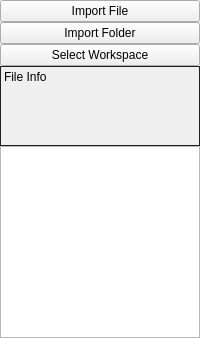
           <widget class="QFrame" name="left_pannel">
            <property name="sizePolicy">
             <sizepolicy hsizetype="Maximum" vsizetype="Preferred">
              <horstretch>0</horstretch>
              <verstretch>0</verstretch>
             </sizepolicy>
            </property>
            <property name="minimumSize">
             <size>
              <width>200</width>
              <height>0</height>
             </size>
            </property>
            <property name="maximumSize">
             <size>
              <width>200</width>
              <height>16777215</height>
             </size>
            </property>
            <layout class="QVBoxLayout" name="pannel_left_layout">
             <property name="spacing">
              <number>0</number>
             </property>
             <property name="leftMargin">
              <number>0</number>
             </property>
             <property name="topMargin">
              <number>0</number>
             </property>
             <property name="rightMargin">
              <number>0</number>
             </property>
             <property name="bottomMargin">
              <number>0</number>
             </property>
             <item>
              <widget class="QPushButton" name="btn_importFile">
               <property name="styleSheet">
                <string notr="true">border-width: 1px 1px 0px 1px;</string>
               </property>
               <property name="text">
                <string>Import File</string>
               </property>
              </widget>
             </item>
             <item>
              <widget class="QPushButton" name="btn_importFolder">
               <property name="styleSheet">
                <string notr="true">border-width: 1px 1px 0px 1px;</string>
               </property>
               <property name="text">
                <string>Import Folder</string>
               </property>
              </widget>
             </item>
             <item>
              <widget class="QPushButton" name="btn_selectWorkspace">
               <property name="styleSheet">
                <string notr="true">border-width: 1px 1px 0px 1px;</string>
               </property>
               <property name="text">
                <string>Select Workspace</string>
               </property>
              </widget>
             </item>
             <item>
              <widget class="QLabel" name="label_fileInfo">
               <property name="sizePolicy">
                <sizepolicy hsizetype="Preferred" vsizetype="Minimum">
                 <horstretch>0</horstretch>
                 <verstretch>0</verstretch>
                </sizepolicy>
               </property>
               <property name="minimumSize">
                <size>
                 <width>0</width>
                 <height>80</height>
                </size>
               </property>
               <property name="styleSheet">
                <string notr="true">border-style: solid;
 border-width: 1px;
border-color: #202020;</string>
               </property>
               <property name="text">
                <string>File Info</string>
               </property>
               <property name="alignment">
                <set>Qt::AlignLeading|Qt::AlignLeft|Qt::AlignTop</set>
               </property>
              </widget>
             </item>
             <item>
              <widget class="QTreeView" name="treeview_workspace">
               <property name="acceptDrops">
                <bool>true</bool>
               </property>
               <property name="styleSheet">
                <string notr="true">border-color: rgb(32, 32, 32);</string>
               </property>
               <property name="dragEnabled">
                <bool>true</bool>
               </property>
               <property name="dragDropMode">
                <enum>QAbstractItemView::DragOnly</enum>
               </property>
               <property name="verticalScrollMode">
                <enum>QAbstractItemView::ScrollPerPixel</enum>
               </property>
               <property name="indentation">
                <number>15</number>
               </property>
               <property name="wordWrap">
                <bool>true</bool>
               </property>
               <attribute name="headerVisible">
                <bool>false</bool>
               </attribute>
              </widget>
             </item>
            </layout>
           </widget>
